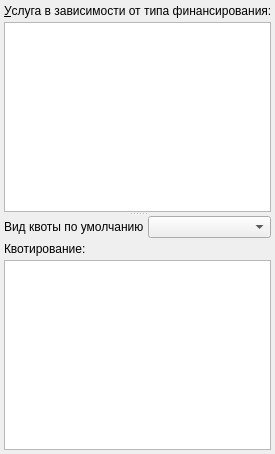
         <widget class="QWidget" name="tabPayment">
          <attribute name="title">
           <string>Услуги/Квотирование</string>
          </attribute>
          <layout class="QGridLayout" name="gridLayout_7">
           <property name="margin">
            <number>4</number>
           </property>
           <property name="spacing">
            <number>4</number>
           </property>
           <item row="0" column="0">
            <widget class="QSplitter" name="splitter">
             <property name="orientation">
              <enum>Qt::Vertical</enum>
             </property>
             <widget class="QWidget" name="pnlServices" native="true">
              <layout class="QGridLayout" name="gridLayout_5">
               <property name="margin">
                <number>0</number>
               </property>
               <property name="spacing">
                <number>4</number>
               </property>
               <item row="0" column="0">
                <widget class="QLabel" name="lblServiceByFinanceType">
                 <property name="sizePolicy">
                  <sizepolicy hsizetype="Maximum" vsizetype="Preferred">
                   <horstretch>0</horstretch>
                   <verstretch>0</verstretch>
                  </sizepolicy>
                 </property>
                 <property name="text">
                  <string>&amp;Услуга в зависимости от типа финансирования:</string>
                 </property>
                 <property name="buddy">
                  <cstring>tblServiceByFinanceType</cstring>
                 </property>
                </widget>
               </item>
               <item row="1" column="0">
                <widget class="CActionPropertyTypeInDocTableView" name="tblServiceByFinanceType"/>
               </item>
              </layout>
             </widget>
             <widget class="QWidget" name="pnlQuota" native="true">
              <layout class="QGridLayout" name="gridLayout_6">
               <property name="margin">
                <number>0</number>
               </property>
               <property name="spacing">
                <number>4</number>
               </property>
               <item row="0" column="0">
                <widget class="QLabel" name="lblDefaultQuotaType">
                 <property name="sizePolicy">
                  <sizepolicy hsizetype="Maximum" vsizetype="Preferred">
                   <horstretch>0</horstretch>
                   <verstretch>0</verstretch>
                  </sizepolicy>
                 </property>
                 <property name="text">
                  <string>Вид квоты по умолчанию</string>
                 </property>
                 <property name="buddy">
                  <cstring>cmbQuotaType</cstring>
                 </property>
                </widget>
               </item>
               <item row="0" column="1">
                <widget class="CRBComboBox" name="cmbQuotaType"/>
               </item>
               <item row="1" column="0">
                <widget class="QLabel" name="lblQuotaType">
                 <property name="text">
                  <string>Квотирование:</string>
                 </property>
                 <property name="buddy">
                  <cstring>tblQuotaType</cstring>
                 </property>
                </widget>
               </item>
               <item row="2" column="0" colspan="2">
                <widget class="CActionPropertyTypeInDocTableView" name="tblQuotaType"/>
               </item>
              </layout>
             </widget>
            </widget>
           </item>
          </layout>
         </widget>
